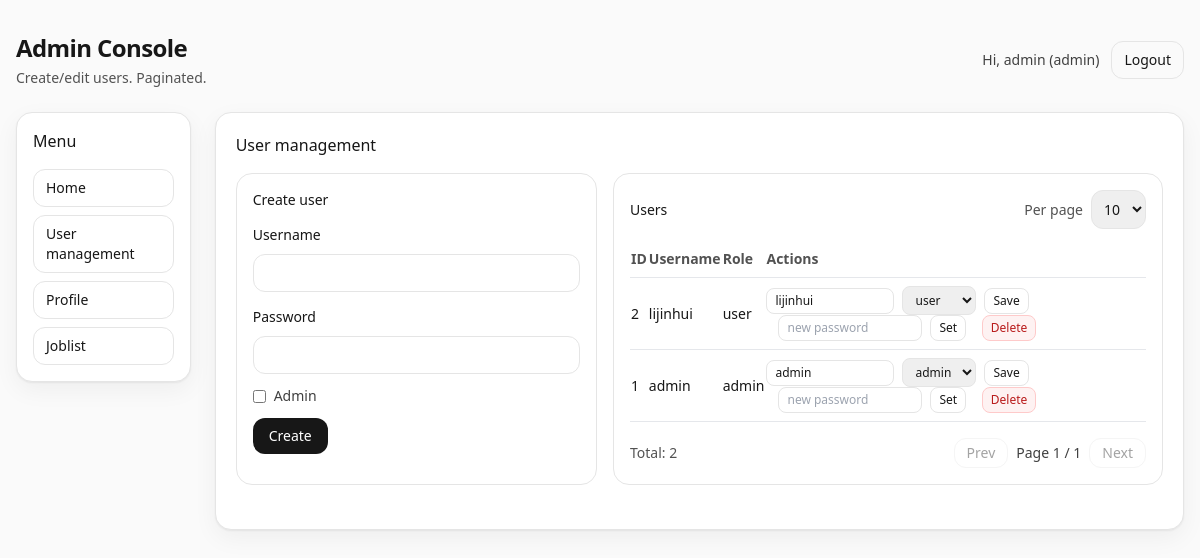
Page /admin/users (signed in) on the committed database.
### db.py (models this page shows)
class User(Base):
    __tablename__ = "users"
    __table_args__ = (UniqueConstraint("username", name="uq_username"),)
    id = Column(Integer, primary_key=True, index=True)
    username = Column(String(64), nullable=False, index=True)
    password_hash = Column(String(255), nullable=False)
    is_admin = Column(Boolean, nullable=False, default=False)
    created_at = Column(DateTime, nullable=False, default=datetime.utcnow)

### app.py (the view)
@app.get("/admin/users", response_class=HTMLResponse)
async def admin_users(request: Request, db: Session = Depends(get_db), admin: User = Depends(require_admin)):
    page, per_page = parse_pagination(request)
    q = db.query(User).order_by(User.created_at.desc())
    users, total, total_pages, page, per_page = paginate_query(q, page, per_page)
    return templates.TemplateResponse("admin_users.html", {"request": request, "user": admin, "users": users, "total": total, "total_pages": total_pages, "page": page, "per_page": per_page})

### templates/admin_users.html (shortened to what this page needs)
{% extends "admin_base.html" %}
{% set subtitle="Create/edit users. Paginated." %}
{% block content %}
<h2 class="text-base font-medium mb-4">User management</h2>
<div class="grid grid-cols-1 lg:grid-cols-5 gap-4 mb-6">
  <div class="lg:col-span-2 rounded-2xl border border-neutral-200 p-4">
    <h3 class="text-sm font-medium mb-3">Create user</h3>
    <form action="/admin/users/new" method="post" class="space-y-3">
      <div>
        <label class="text-sm font-medium">Username</label>
        <input name="username" class="mt-2 w-full rounded-xl border border-neutral-200 px-3 py-2 text-sm" />
      </div>
      <div>
        <label class="text-sm font-medium">Password</label>
        <input type="password" name="password" class="mt-2 w-full rounded-xl border border-neutral-200 px-3 py-2 text-sm" />
      </div>
      <div class="flex items-center gap-2">
        <input type="checkbox" name="is_admin" value="1" />
        <span class="text-sm text-neutral-700">Admin</span>
      </div>
      <button class="rounded-xl bg-neutral-900 px-4 py-2 text-sm font-medium text-white hover:bg-neutral-800" type="submit">
        Create
      </button>
    </form>
  </div>
  <div class="lg:col-span-3 rounded-2xl border border-neutral-200 p-4">
    <div class="flex flex-wrap items-center justify-between gap-3 mb-3">
      <h3 class="text-sm font-medium">Users</h3>
      <form method="get" class="flex items-center gap-2">
        <label class="text-sm text-neutral-600">Per page</label>
        <select name="per_page" class="rounded-xl border border-neutral-200 px-2 py-2 text-sm" onchange="this.form.submit()">
          {% for opt in [10,20,50] %}
            <option value="{{opt}}" {% if per_page==opt %}selected{% endif %}>{{opt}}</option>
          {% endfor %}
        </select>
      </form>
    </div>
    <div class="overflow-x-auto">
      <table class="w-full text-sm">
        <thead class="text-neutral-600">
          <tr class="border-b">
            <th class="py-2 text-left">ID</th>
            <th class="py-2 text-left">Username</th>
            <th class="py-2 text-left">Role</th>
            <th class="py-2 text-left">Actions</th>
          </tr>
        </thead>
        <tbody>
          {% for u in users %}
          <tr class="border-b">
            <td class="py-2">{{ u.id }}</td>
            <td class="py-2">{{ u.username }}</td>
            <td class="py-2">{{ "admin" if u.is_admin else "user" }}</td>
            <td class="py-2">
              <form action="/admin/users/{{u.id}}/edit" method="post" class="inline-flex items-center gap-2">
                <input name="new_username" value="{{u.username}}" class="rounded-lg border border-neutral-200 px-2 py-1 text-xs w-32"/>
                <select name="is_admin" class="rounded-lg border border-neutral-200 px-2 py-1 text-xs">
                  <option value="0" {% if not u.is_admin %}selected{% endif %}>user</option>
                  <option value="1" {% if u.is_admin %}selected{% endif %}>admin</option>
                </select>
                <button class="rounded-lg border border-neutral-200 px-2 py-1 text-xs hover:bg-neutral-50" type="submit">Save</button>
              </form>
              <form action="/admin/users/{{u.id}}/password" method="post" class="inline-flex items-center gap-2 ml-3">
                <input type="password" name="new_password" placeholder="new password"
                       class="rounded-lg border border-neutral-200 px-2 py-1 text-xs w-36"/>
                <button class="rounded-lg border border-neutral-200 px-2 py-1 text-xs hover:bg-neutral-50" type="submit">Set</button>
              </form>
              <form action="/admin/users/{{u.id}}/delete" method="post" class="inline ml-3"
                    onsubmit="return confirm('Delete user {{u.username}} and all their jobs?');">
                <button class="rounded-lg border border-red-200 bg-red-50 px-2 py-1 text-xs text-red-700 hover:bg-red-100" type="submit">
                  Delete
                </button>
              </form>
            </td>
          </tr>
          {% endfor %}
        </tbody>
      </table>
    </div>
    <div class="flex items-center justify-between mt-4 text-sm">
      <div class="text-neutral-600">Total: {{ total }}</div>
      <div class="flex items-center gap-2">
        {% if page > 1 %}
          <a class="rounded-xl border border-neutral-200 px-3 py-1 hover:bg-neutral-50" href="/admin/users?page={{page-1}}&per_page={{per_page}}">Prev</a>
        {% else %}
          <span class="rounded-xl border border-neutral-100 px-3 py-1 text-neutral-400">Prev</span>
        {% endif %}
        <span class="text-neutral-700">Page {{ page }} / {{ total_pages }}</span>
        {% if page < total_pages %}
          <a class="rounded-xl border border-neutral-200 px-3 py-1 hover:bg-neutral-50" href="/admin/users?page={{page+1}}&per_page={{per_page}}">Next</a>
        {% else %}
          <span class="rounded-xl border border-neutral-100 px-3 py-1 text-neutral-400">Next</span>
        {% endif %}
      </div>
    </div>
  </div>
</div>
{% endblock %}

### templates/admin_base.html
{% extends "base_public.html" %}
{% block body %}
<div class="max-w-7xl mx-auto px-4 py-8">
  <header class="flex items-center justify-between mb-6">
    <div>
      <h1 class="text-2xl font-semibold tracking-tight">Admin Console</h1>
      <p class="text-sm text-neutral-600 mt-1">{{ subtitle or "" }}</p>
    </div>
    <div class="flex items-center gap-3">
      <span class="text-sm text-neutral-700">Hi, <span class="font-medium">{{ user.username }}</span> (admin)</span>
      <a href="/logout" class="rounded-xl border border-neutral-200 px-3 py-2 text-sm hover:bg-neutral-50">Logout</a>
    </div>
  </header>
  <div class="grid grid-cols-1 lg:grid-cols-12 gap-6">
    <aside class="lg:col-span-2">
      <div class="card rounded-2xl bg-white border border-neutral-200 p-4">
        <h2 class="text-base font-medium">Menu</h2>
        <div class="mt-4 space-y-2">
          <a class="block rounded-xl border border-neutral-200 px-3 py-2 text-sm hover:bg-neutral-50" href="/admin/home">Home</a>
          <a class="block rounded-xl border border-neutral-200 px-3 py-2 text-sm hover:bg-neutral-50" href="/admin/users">User management</a>
          <a class="block rounded-xl border border-neutral-200 px-3 py-2 text-sm hover:bg-neutral-50" href="/admin/profile">Profile</a>
          <a class="block rounded-xl border border-neutral-200 px-3 py-2 text-sm hover:bg-neutral-50" href="/admin/jobs">Joblist</a>
        </div>
      </div>
    </aside>
    <main class="lg:col-span-10">
      <div class="card rounded-2xl bg-white border border-neutral-200 p-5">
        {% block content %}{% endblock %}
      </div>
    </main>
  </div>
</div>
{% endblock %}

### templates/base_public.html (style rules this page uses)
.card { box-shadow:0 1px 2px rgba(0,0,0,.06),0 8px 24px rgba(0,0,0,.05); }

### rows in the picture
User: username "admin", id "1", is_admin "admin", new_username "admin"
User: id "2", username "lijinhui", is_admin "user", new_username "lijinhui"

### other values in the picture
{{ subtitle or "" }} "Create/edit users. Paginated."
{{ total }} "2"
{{ page }} "1"
{{ total_pages }} "1"
form field per_page "10"
